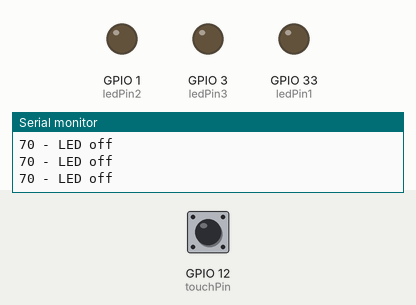
Recording of a sketch running on a simulated ESP32. On the bench: output pins drawn as LEDs (lit = HIGH), the last lines printed to the serial monitor. The inputs (shaded band) are chosen by the test bench; at power-on: GPIO 12 (touchPin) HIGH.

Above: at 2.2 s.
2.3 s: GPIO 12 (touchPin) pulled LOW for 0.6 s
At 2.9 s:
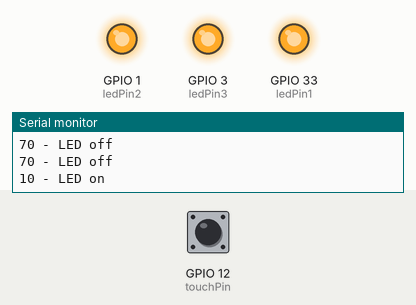
4.5 s: GPIO 12 (touchPin) pulled LOW for 3.2 s
At 9.2 s:
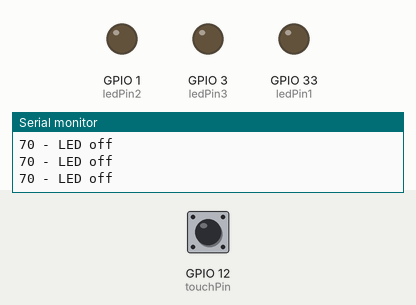
Timing chart, 0 to 10.7 s (numbered marks = the images above; inputs shaded):
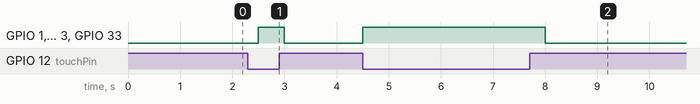

The sketch:

08_TouchLED.ino
```cpp
// set pin numbers
const int touchPin = 12;
const int ledPin1 = 33;
const int ledPin2 = 1;
const int ledPin3 = 3;

// change with your threshold value
const int threshold = 30;
// variable for storing the touch pin value
int touchValue;

void setup(){
  Serial.begin(115200);
  delay(1000); // give me time to bring up serial monitor
  // initialize the LED pin as an output:
  pinMode (ledPin1, OUTPUT);
  pinMode (ledPin2, OUTPUT);
  pinMode (ledPin3, OUTPUT);
}

void loop(){
  // read the state of the pushbutton value:
  touchValue = touchRead(touchPin);
  Serial.print(touchValue);
  // check if the touchValue is below the threshold
  // if it is, set ledPin to HIGH
  if(touchValue < threshold){
    // turn LED on
    digitalWrite(ledPin1, HIGH);
    digitalWrite(ledPin2, HIGH);
    digitalWrite(ledPin3, HIGH);
    Serial.println(" - LED on");
  }
  else{
    // turn LED off
    digitalWrite(ledPin1, LOW);
    digitalWrite(ledPin2, LOW);
    digitalWrite(ledPin3, LOW);
    Serial.println(" - LED off");
  }
  delay(500);
}
```

Measured:
- after the input at 2.3 s, GPIO 1 (ledPin2), GPIO 3 (ledPin3), GPIO 33 (ledPin1): LOW → HIGH after 0.20 s, → LOW 0.50 s later
- after the input at 4.5 s, GPIO 1 (ledPin2), GPIO 3 (ledPin3), GPIO 33 (ledPin1): LOW → HIGH at once, → LOW 3.5 s later
